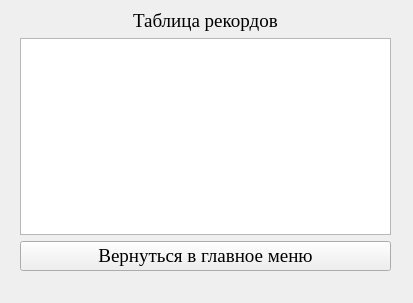
<?xml version="1.0" encoding="UTF-8"?>
<ui version="4.0">
 <class>MainWindow</class>
 <widget class="QMainWindow" name="MainWindow">
  <property name="geometry">
   <rect>
    <x>0</x>
    <y>0</y>
    <width>413</width>
    <height>303</height>
   </rect>
  </property>
  <property name="font">
   <font>
    <family>Times New Roman</family>
    <pointsize>14</pointsize>
   </font>
  </property>
  <property name="windowTitle">
   <string>MainWindow</string>
  </property>
  <widget class="QWidget" name="centralwidget">
   <widget class="QWidget" name="verticalLayoutWidget">
    <property name="geometry">
     <rect>
      <x>20</x>
      <y>10</y>
      <width>371</width>
      <height>261</height>
     </rect>
    </property>
    <layout class="QVBoxLayout" name="verticalLayout">
     <item>
      <layout class="QHBoxLayout" name="horizontalLayout">
       <item>
        <spacer name="horizontalSpacer">
         <property name="orientation">
          <enum>Qt::Horizontal</enum>
         </property>
         <property name="sizeHint" stdset="0">
          <size>
           <width>40</width>
           <height>20</height>
          </size>
         </property>
        </spacer>
       </item>
       <item>
        <widget class="QLabel" name="label">
         <property name="text">
          <string>Таблица рекордов</string>
         </property>
        </widget>
       </item>
       <item>
        <spacer name="horizontalSpacer_2">
         <property name="orientation">
          <enum>Qt::Horizontal</enum>
         </property>
         <property name="sizeHint" stdset="0">
          <size>
           <width>40</width>
           <height>20</height>
          </size>
         </property>
        </spacer>
       </item>
      </layout>
     </item>
     <item>
      <widget class="QTableWidget" name="RecordTable"/>
     </item>
     <item>
      <widget class="QPushButton" name="ToMenu">
       <property name="text">
        <string>Вернуться в главное меню</string>
       </property>
      </widget>
     </item>
    </layout>
   </widget>
  </widget>
  <widget class="QMenuBar" name="menubar">
   <property name="geometry">
    <rect>
     <x>0</x>
     <y>0</y>
     <width>413</width>
     <height>26</height>
    </rect>
   </property>
  </widget>
 </widget>
 <resources/>
 <connections/>
</ui>
